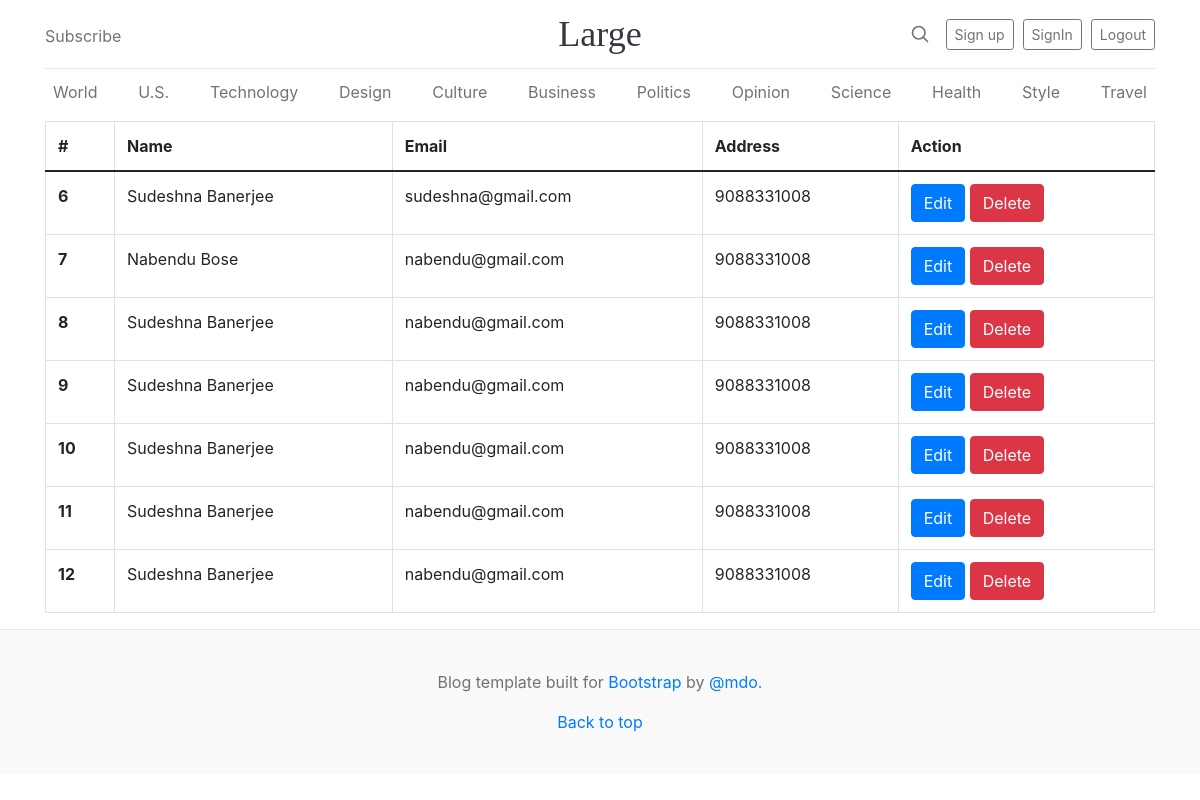
/, run on an earlier commit of the app's database.
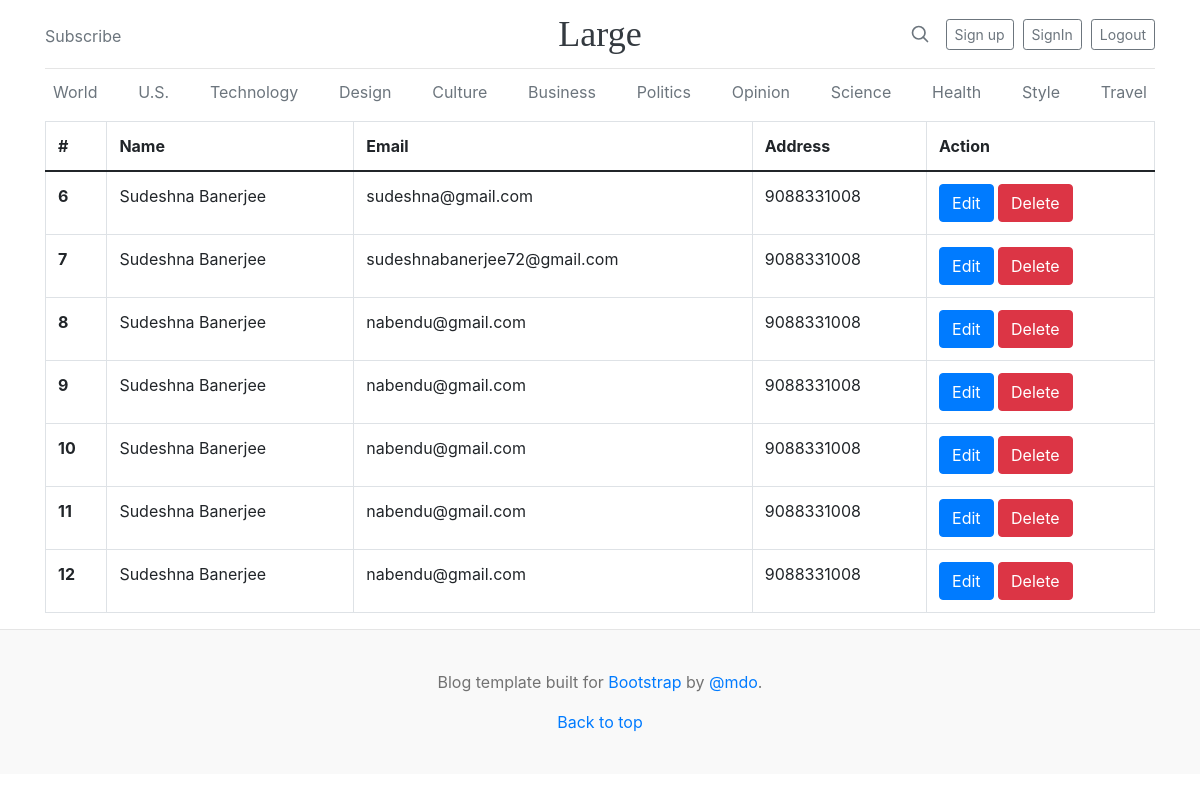
And on a later commit of the database.
### Home/models.py (models this page shows)
class Crud(models.Model):
    name=models.CharField(max_length=100)
    email=models.CharField(max_length=100)
    address=models.TextField()

### Home/views.py (the view)
# urls.py: 2. Add a URL to urlpatterns:  path('', views.home, name='home')
def home(request):
    data = Crud.objects.all()
    return render(request,'home.html',{'data':data})

### templates/home.html
{% extends 'base.html' %}
{% block container %}
<div class="container">
<table class="table table-bordered border-primary">
    <thead>
      <tr>
        <th scope="col">#</th>
        <th scope="col">Name</th>
        <th scope="col">Email</th>
        <th scope="col">Address</th>
        <th scope="col">Action</th>
      </tr>
    </thead>
    <tbody>
    {% for d in data %}
      <tr>
        <th scope="row">{{d.id}}</th>
        <td>{{d.name}}</td>
        <td>{{d.email}}</td>
        <td>{{d.address}}</td>
        <td>
      <a class="btn btn-primary" href="/update/{{d.id}}">Edit</a>
      <a onclick="return confirm('Are you sure to delete ?')" class="btn btn-danger" href="/delete/{{d.id}}">Delete</a>
        </td>
      </tr>
      {% endfor %}
    </tbody>
  </table>
</div>
{% endblock  %}

What changed in the data, as far as the page shows it:
changed Crud id 7: name "Nabendu Bose" → "Sudeshna Banerjee"; email "nabendu@gmail.com" → "sudeshnabanerjee72@gmail.com"
